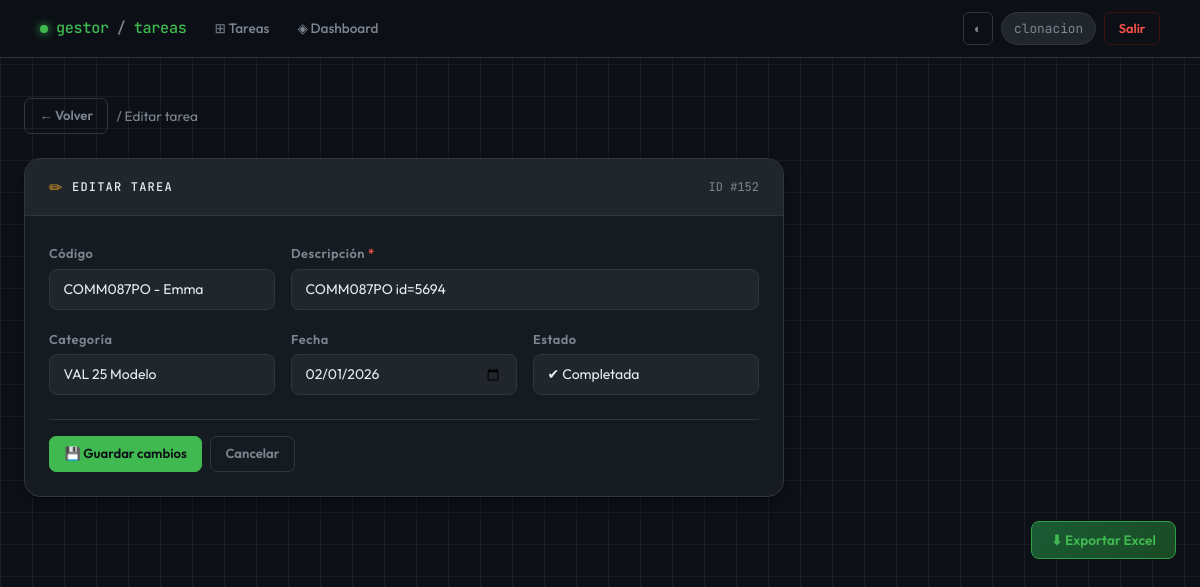
Page /editar/152 (signed in) on the committed database.
### tables this page shows
CREATE TABLE tareas (
            id INTEGER PRIMARY KEY AUTOINCREMENT,
            descripcion TEXT NOT NULL,
            categoria TEXT,
            fecha TEXT,
            completada INTEGER DEFAULT 0,
            codigo TEXT,
            usuario_id INTEGER,
            FOREIGN KEY (usuario_id) REFERENCES usuarios(id)
        );

### app_web.py (the view)
@app.route("/editar/<int:id>", methods=["GET", "POST"])
@login_required
def editar(id):
    conn = get_connection()
    cursor = conn.cursor()
    if request.method == "POST":
        codigo = request.form.get("codigo")
        descripcion = request.form.get("descripcion")
        categoria = request.form.get("categoria")
        fecha = request.form.get("fecha")
        completada = request.form.get("completada")  # 👈 NUEVO
        cursor.execute("""
            UPDATE tareas
            SET codigo=?, descripcion=?, categoria=?, fecha=?, completada=?
            WHERE id=?
        """, (codigo, descripcion, categoria, fecha, completada, id))
        conn.commit()
        conn.close()
        return redirect("/")
    else:
        cursor.execute("SELECT * FROM tareas WHERE id=?", (id,))
        tarea = cursor.fetchone()
        conn.close()
        return render_template("editar.html", tarea=tarea)

### app_web.py (called while the page is built)
def get_connection():
    conn = sqlite3.connect(DB_NAME)
    conn.row_factory = sqlite3.Row
    return conn

def login_required(f):
    @wraps(f)
    def decorated_function(*args, **kwargs):
        if "user_id" not in session:
            return redirect(url_for("login"))
        return f(*args, **kwargs)
    return decorated_function

### templates/editar.html (shortened to what this page needs)
{% extends "base.html" %}
{% block content %}
<div class="d-flex align-items-center gap-2 mb-4">
  <a href="/" class="btn btn-g-ghost btn-sm">← Volver</a>
  <span style="color:var(--text-muted); font-size:.85rem;">/ Editar tarea</span>
</div>
<div class="gcard" style="max-width:760px;">
  <div class="gcard-header">
    <span style="color:var(--amber)">✏</span>
    <span class="gcard-title">Editar tarea</span>
    <span style="margin-left:auto; font-family:var(--mono); font-size:.75rem; color:var(--text-muted);">
      ID #{{ tarea[0] }}
    </span>
  </div>
  <div class="gcard-body">
    <form method="POST">
      <div class="row g-3">
        <div class="col-sm-6 col-md-4">
          <label class="form-label">Código</label>
          <input type="text" name="codigo" class="form-control"
                 value="{{ tarea[5] if tarea[5] else '' }}"
                 placeholder="Ej: PRAC-001" autocomplete="off">
        </div>
        <div class="col-sm-6 col-md-8">
          <label class="form-label">Descripción <span style="color:var(--red)">*</span></label>
          <input type="text" name="descripcion" class="form-control"
                 value="{{ tarea[1] }}" required autocomplete="off">
        </div>
        <div class="col-sm-6 col-md-4">
          <label class="form-label">Categoría</label>
          <input type="text" name="categoria" class="form-control"
                 value="{{ tarea[2] if tarea[2] else '' }}"
                 placeholder="Ej: Practicas" autocomplete="off">
        </div>
        <div class="col-sm-6 col-md-4">
          <label class="form-label">Fecha</label>
          <input type="date" name="fecha" class="form-control"
                 value="{{ tarea[3] if tarea[3] else '' }}">
        </div>
        <div class="col-sm-6 col-md-4">
          <label class="form-label">Estado</label>
          <select name="completada" class="form-select">
            <option value="1" {% if tarea[4]==1 %}selected{% endif %}>✔ Completada</option>
          </select>
        </div>
      </div>
      <div class="d-flex gap-2 mt-4 pt-3" style="border-top:1px solid var(--border);">
        <button type="submit" class="btn btn-g-primary">💾 Guardar cambios</button>
        <a href="/" class="btn btn-g-ghost">Cancelar</a>
      </div>
    </form>
  </div>
</div>
{% endblock %}

### templates/base.html (style rules this page uses)
:root { --bg: #0d1117; --bg2: #161b22; --bg3: #21262d; --border: #30363d; --border-soft: #21262d; --text: #e6edf3; --text-muted: #7d8590; --text-dim: #484f58; --accent: #3fb950; --accent-dim: #1a4a24; --accent-glow: rgba(63,185,80,.18); --amber: #d29922; --amber-dim: #3d2e00; --red: #f85149; --red-dim: #3d0f0e; --blue: #58a6ff; --blue-dim: #0d2040; --radius: 10px; --radius-lg: 16px; --shadow: 0 1px 3px rgba(0,0,0,.4), 0 8px 24px rgba(0,0,0,.3); --font: 'Outfit', sans-serif; --mono: 'JetBrains Mono', monospace; --transition: .18s cubic-bezier(.4,0,.2,1); }
*, *::before, *::after { box-sizing: border-box; }
html { scroll-behavior: smooth; }
body { font-family: var(--font); background: var(--bg); color: var(--text); min-height: 100vh; margin: 0; }
body::before { content: ''; position: fixed; inset: 0; background-image: linear-gradient(rgba(48,54,61,.35) 1px, transparent 1px), linear-gradient(90deg, rgba(48,54,61,.35) 1px, transparent 1px); background-size: 32px 32px; pointer-events: none; z-index: 0; }
.gcard { background: var(--bg2); border: 1px solid var(--border); border-radius: var(--radius-lg); box-shadow: var(--shadow); overflow: hidden; transition: border-color var(--transition); }
.gcard-body { padding: 1.5rem; }
.gcard-header { padding: 1rem 1.5rem; border-bottom: 1px solid var(--border); background: var(--bg3); display: flex; align-items: center; gap: .6rem; }
.gcard-title { font-family: var(--mono); font-size: .75rem; font-weight: 500; letter-spacing: .1em; text-transform: uppercase; margin: 0; }
.form-control, .form-select { font-family: var(--font); font-size: .875rem; background: var(--bg3); border: 1px solid var(--border); border-radius: 8px; color: var(--text); padding: .55rem .85rem; transition: border-color var(--transition), box-shadow var(--transition); }
.form-control::placeholder { color: var(--text-dim); }
.form-select option { background: var(--bg3); color: var(--text); }
.form-label { font-size: .8rem; font-weight: 600; color: var(--text-muted); letter-spacing: .04em; margin-bottom: .35rem; }
.btn { font-family: var(--font); font-weight: 600; font-size: .82rem; border-radius: 7px; padding: .45rem .9rem; transition: all var(--transition); border: 1px solid transparent; cursor: pointer; text-decoration: none; display: inline-flex; align-items: center; gap: .3rem; }
.btn-g-primary { background: var(--accent); color: #0d1117; border-color: var(--accent); }
.btn-g-ghost { background: transparent; color: var(--text-muted); border-color: var(--border); }
.page-wrapper > * { animation: fadeUp .3s ease both; }
.page-wrapper > *:nth-child(1) { animation-delay: .04s; }
.page-wrapper > *:nth-child(2) { animation-delay: .08s; }

### rows in the picture
tareas: id "152", codigo "COMM087PO - Emma", descripcion "COMM087PO id=5694", categoria "VAL 25 Modelo", fecha "02/01/2026", completada "✔ Completada"

### other values in the picture
{{ session.get('user', '') }} "clonacion"
